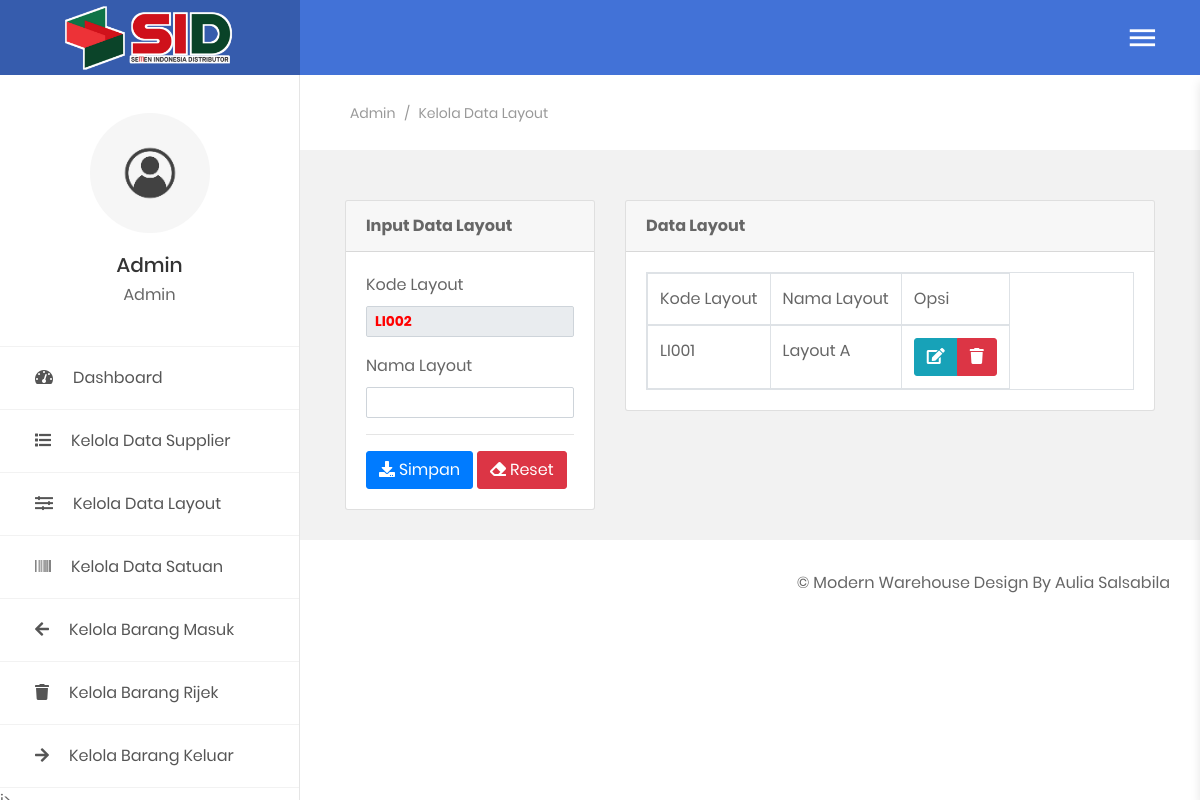
/public/admin-panel.php?page=data-layout (signed in), run on an earlier commit of the app's database.
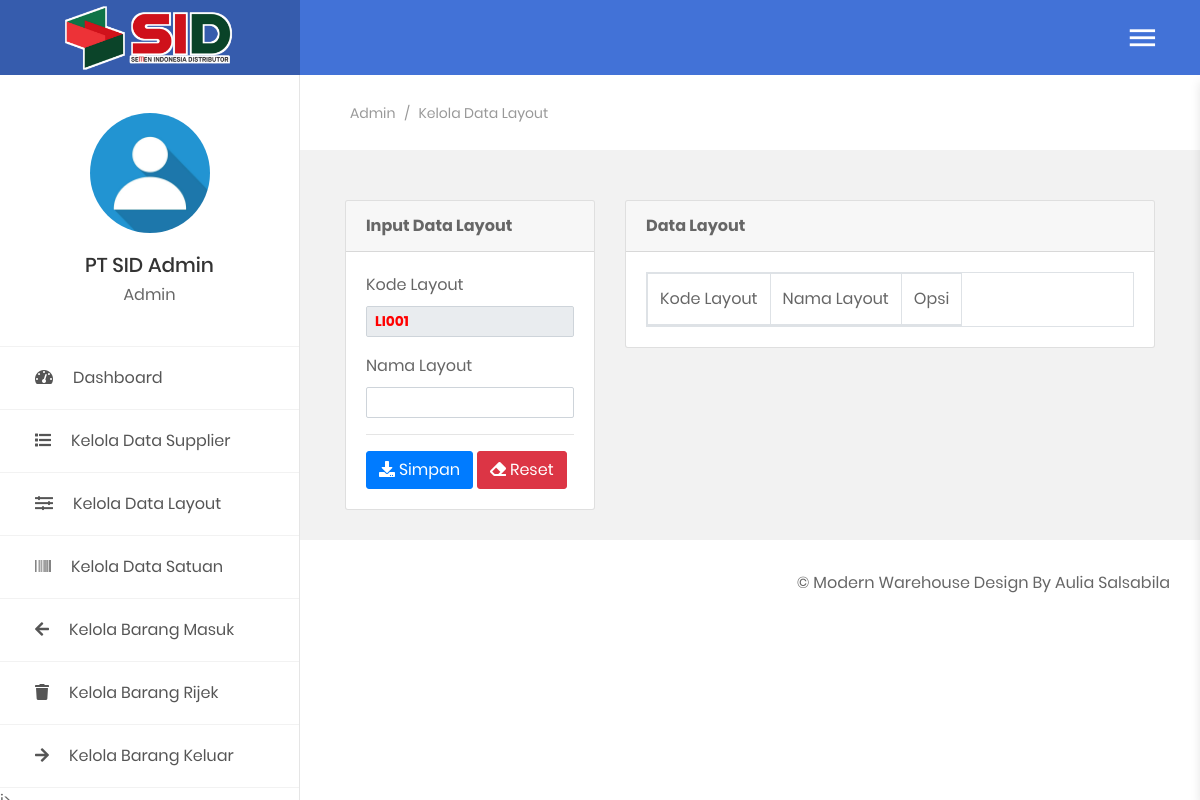
And on a later commit of the database.
### tables this page shows
CREATE TABLE `table_user` (
  `kd_user` varchar(7) NOT NULL,
  `nama_user` varchar(20) NOT NULL,
  `username` varchar(25) NOT NULL,
  `password` varchar(25) NOT NULL,
  `foto_user` varchar(50) NOT NULL,
  `level` varchar(25) NOT NULL
);

CREATE TABLE `table_layout` (
  `kd_layout` varchar(7) NOT NULL,
  `layout` varchar(30) NOT NULL
);

### functions/sessions.php (called while the page is built, shortened)
<?php
$function = new lsp();
$auth = $function->AuthUser($_SESSION['username']);

### functions/functions.php (called while the page is built, shortened)
<?php
class lsp
{
    public function AuthUser($sessionUser)
    {
        global $con;
        $sql = "SELECT * FROM table_user WHERE username = '$sessionUser'";
        $query = mysqli_query($con, $sql);
        $bigData = mysqli_fetch_assoc($query);
        return $bigData;
    }
    public function autokode($table, $field, $pre)
    {
        global $con;
        $sqlc   = "SELECT COUNT($field) as jumlah FROM $table";
        $querys = mysqli_query($con, $sqlc);
        $number = mysqli_fetch_assoc($querys);
        if ($number['jumlah'] > 0) {
            $sql    = "SELECT MAX($field) as kode FROM $table";
            $query  = mysqli_query($con, $sql);
            $number = mysqli_fetch_assoc($query);
            $strnum = substr($number['kode'], 2, 3);
            $strnum = $strnum + 1;
            if (strlen($strnum) == 3) {
                $kode = $pre . $strnum;
            } else if (strlen($strnum) == 2) {
                $kode = $pre . "0" . $strnum;
            } else if (strlen($strnum) == 1) {
                $kode = $pre . "00" . $strnum;
            }
        } else {
            $kode = $pre . "001";
        }
        return $kode;
    }
    public function select($table)
    {
        global $con;
        $sql = "SELECT * FROM $table";
        $query = mysqli_query($con, $sql);
        $data = [];
        while ($bigData = mysqli_fetch_assoc($query)) {
            $data[] = $bigData;
        }
        return $data;
    }
}

### public/includes/admin/data-layout.php (the view, shortened to what the changed rows need)
<?php
$me       = new lsp();
$table    = "table_layout";
$dataLayout  = $me->select($table);
$autokode = $me->autokode($table, "kd_layout", "LI");
?>
<section class="au-breadcrumb m-t-75">
    <div class="section__content section__content--p30">
        <div class="container-fluid">
            <div class="row">
                <div class="col-md-12">
                    <div class="au-breadcrumb-content">
                        <div class="au-breadcrumb-left">
                            <ul class="list-unstyled list-inline au-breadcrumb__list">
                                <li class="list-inline-item active">
                                    <a href="#"><?= $auth['level']; ?></a>
                                </li>
                                <li class="list-inline-item seprate">
                                    <span>/</span>
                                </li>
                                <li class="list-inline-item">Kelola Data Layout</li>
                            </ul>
                        </div>
                    </div>
                </div>
            </div>
        </div>
    </div>
</section>
<section class="statistic">
    <div class="section__content section__content--p30">
        <div class="container-fluid">
            <div class="row">
                <div class="col-md-4">
                    <div class="card">
                        <div class="card-header">
                            <strong class="card-title mb-3">Input Data Layout</strong>
                        </div>
                        <div class="card-body">
                            <form method="post" enctype="multipart/form-data">
                                <div class="form-group">
                                    <label for="">Kode Layout</label>
                                    <?php if (!isset($_GET['edit'])) : ?>
                                        <input type="text" class="form-control form-control-sm" name="kode_layout" style="font-weight: bold; color: red;" value="<?php echo $autokode; ?>" readonly>
                                    <?php endif ?>
                                </div>
                                <div class="form-group">
                                    <label for="">Nama Layout</label>
                                    <input type="text" class="form-control form-control-sm" name="layout" value="<?php echo @$editData['layout'] ?>">
                                </div>
                                <hr>
                                <?php if (!isset($_GET['edit'])) : ?>
                                    <button type="submit" name="getSave" class="btn btn-primary"><i class="fa fa-download"></i> Simpan</button>
                                    <button type="reset" class="btn btn-danger"><i class="fa fa-eraser"></i> Reset</button>
                                <?php endif ?>
                            </form>
                        </div>
                    </div>
                </div>
                <div class="col-md-8">
                    <div class="card">
                        <div class="card-header">
                            <strong class="card-title mb-3">Data Layout</strong>
                        </div>
                        <div class="card-body">
                            <table id="myDataTables" class="table table-responsive table-striped table-bordered" style="width:100%">
                                <thead>
                                    <tr>
                                        <td>Kode Layout</td>
                                        <td>Nama Layout</td>
                                        <td>Opsi</td>
                                    </tr>
                                </thead>
                                <tbody>
                                    <?php
                                    $no = 1;
                                    foreach ($dataLayout as $ds) {
                                    ?>
                                        <tr>
                                            <td><?= $ds['kd_layout'] ?></td>
                                            <td><?= $ds['layout'] ?></td>
                                            <td class="text-center">
                                                <div class="btn-group">
                                                    <a data-toggle="tooltip" data-placement="top" title="Edit" href="?page=data-layout&edit&id=<?= $ds['kd_layout'] ?>" class="btn btn-info"><i class="fa fa-edit"></i></a>
                                                    <button data-toggle="tooltip" data-placement="top" title="Hapus" class="btn btn-danger"><i class="fa fa-trash" id="btnDelete<?php echo $no; ?>"></i></button>
                                                </div>
                                            </td>
                                        </tr>
                                    <?php $no++;
                                    } ?>
                                </tbody>
                            </table>
                        </div>
                    </div>
                </div>
            </div>
        </div>
    </div>
    </div>

### public/templates/sidebar.php (shortened to what the changed rows need)
<aside class="menu-sidebar2">
    <div class="menu-sidebar2__content js-scrollbar1">
        <div class="account2">
            <div class="image img-cir img-120">
                <img src="img/<?= $auth['foto_user'] ?>" alt="user-image" class="image-sid" />
            </div>
            <h4 class="name"><?= $auth['nama_user']; ?></h4>
            <span><?= $auth['level']; ?></span>
        </div>
    </div>
</aside>

What changed in the data, as far as the page shows it:
removed table_layout: kd_layout "LI001", layout "Layout A"
changed table_user "Admin": foto_user: picture removed, a placeholder shows; nama_user "Admin" → "PT SID Admin"
Also different on the page:
form field kode_layout: "LI002" → "LI001"
